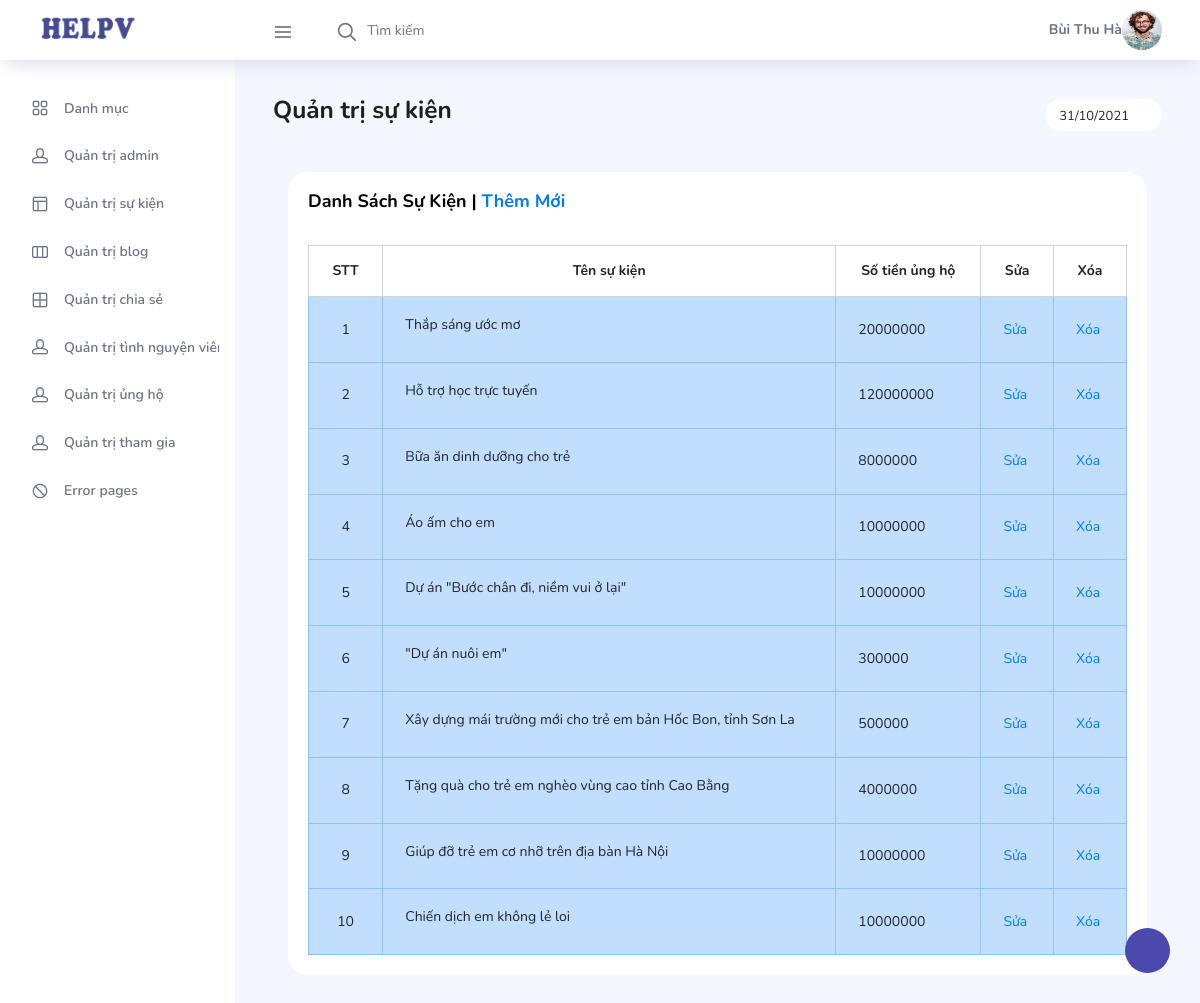
Page /quan_tri_su_kien.php (signed in) on the committed database.
### tables this page shows
CREATE TABLE `tbl_su_kien` (
  `id_su_kien` int(11) NOT NULL,
  `ten` varchar(100) NOT NULL,
  `mo_ta` text NOT NULL,
  `noi_dung` text NOT NULL,
  `ngay_to_chuc` date NOT NULL,
  `dia_diem` varchar(100) NOT NULL,
  `thoi_gian` text NOT NULL,
  `image` text NOT NULL,
  `so_tien_ung_ho` bigint(50) NOT NULL
);

### quan_tri_su_kien.php (the view, shortened to what this page needs)
<?php
$ten=$_SESSION['ten'];
$anh=$_SESSION['anh'];
;?>
<!DOCTYPE html>
<html lang="en">
<head>
  <link rel="stylesheet" href="vendors/feather/feather.css">
  <link rel="stylesheet" href="vendors/ti-icons/css/themify-icons.css">
  <link rel="stylesheet" href="vendors/css/vendor.bundle.base.css">
  <link rel="stylesheet" href="vendors/datatables.net-bs4/dataTables.bootstrap4.css">
  <link rel="stylesheet" href="vendors/ti-icons/css/themify-icons.css">
  <link rel="stylesheet" type="text/css" href="js/select.dataTables.min.css">
  <link rel="stylesheet" href="css/vertical-layout-light/style.css">
</head>
<body>
  <div class="container-scroller">
    <nav class="navbar col-lg-12 col-12 p-0 fixed-top d-flex flex-row">
      <div class="text-center navbar-brand-wrapper d-flex align-items-center justify-content-center">
       <a class="navbar-brand brand-logo mr-5" href="index.php"><img src="images/a.jpg" class="mr-2" alt="logo"/></a>
      </div>
      <div class="navbar-menu-wrapper d-flex align-items-center justify-content-end">
        <button class="navbar-toggler navbar-toggler align-self-center" type="button" data-toggle="minimize">
          <span class="icon-menu"></span>
        </button>
        <ul class="navbar-nav mr-lg-2">
          <li class="nav-item nav-search d-none d-lg-block">
            <div class="input-group">
              <div class="input-group-prepend hover-cursor" id="navbar-search-icon">
                <span class="input-group-text" id="search">
                  <i class="icon-search"></i>
                </span>
              </div>
              <input type="text" class="form-control" id="navbar-search-input" placeholder="Tìm kiếm" aria-label="search" aria-describedby="search">
            </div>
          </li>
        </ul>
        <ul class="navbar-nav navbar-nav-right">
          <li class="nav-item nav-profile dropdown">
          <strong><?php echo $ten ;?></strong>
            <a class="nav-link dropdown-toggle" href="#" data-toggle="dropdown" id="profileDropdown">
              <img src="../<?php echo $anh ;?>" alt="profile"/>
            </a>
          </li>
        </ul>
      </div>
    </nav>
    <div class="container-fluid page-body-wrapper">
      <div class="theme-setting-wrapper">
        <div id="settings-trigger"><i class="ti-settings"></i></div>
      </div>
      <nav class="sidebar sidebar-offcanvas" id="sidebar">
        <ul class="nav">
          <li class="nav-item">
            <a class="nav-link" href="index.php">
              <i class="icon-grid menu-icon"></i>
              <span class="menu-title">Danh mục</span>
            </a>
          </li>
          <li class="nav-item">
            <a class="nav-link" href="quan_tri_admin.php">
              <i class="icon-head menu-icon"></i>
              <span class="menu-title">Quản trị admin</span>
            </a>
          </li>
          <li class="nav-item">
            <a class="nav-link" href="quan_tri_su_kien.php">
              <i class="icon-layout menu-icon"></i>
              <span class="menu-title">Quản trị sự kiện</span>
            </a>
          </li>
          <li class="nav-item">
            <a class="nav-link" href="quan_tri_blog.php">
              <i class="icon-columns menu-icon"></i>
              <span class="menu-title">Quản trị blog</span>
            </a>
          </li>
          <li class="nav-item">
            <a class="nav-link" href="quan_tri_chia_se.php">
              <i class="icon-grid-2 menu-icon"></i>
              <span class="menu-title">Quản trị chia sẻ</span>
            </a>
          </li>
          <li class="nav-item">
            <a class="nav-link" href="quan_tri_tinh_nguyen_vien.php">
              <i class="icon-head menu-icon"></i>
              <span class="menu-title">Quản trị tình nguyện viên</span>
            </a>
          </li>
           <li class="nav-item">
            <a class="nav-link" data-toggle="collapse" href="#auth" aria-expanded="false" aria-controls="auth">
              <i class="icon-head menu-icon"></i>
              <span class="menu-title">Quản trị ủng hộ</span>
              <i class="menu-arrow"></i>
            </a>
          </li>
          <li class="nav-item">
            <a class="nav-link" href="quan_tri_tham_gia.php">
              <i class="icon-head menu-icon"></i>
              <span class="menu-title">Quản trị tham gia</span>
            </a>
          </li>
          <li class="nav-item">
            <a class="nav-link" data-toggle="collapse" href="#error" aria-expanded="false" aria-controls="error">
              <i class="icon-ban menu-icon"></i>
              <span class="menu-title">Error pages</span>
              <i class="menu-arrow"></i>
            </a>
          </li>
        </ul>
      </nav>
      <div class="main-panel">
        <div class="content-wrapper">
          <div class="row">
            <div class="col-md-12 grid-margin">
              <div class="row">
                <div class="col-12 col-xl-8 mb-4 mb-xl-0">
                  <h3 class="font-weight-bold">Quản trị sự kiện</h3>
                </div>
                <div class="col-12 col-xl-4">
                 <div class="justify-content-end d-flex">
                  <div class="dropdown flex-md-grow-1 flex-xl-grow-0">
                    <button class="btn btn-sm btn-light bg-white dropdown-toggle" type="button" id="dropdownMenuDate2">
                     <i class="mdi mdi-calendar"></i><?php echo date("d/m/Y") ;?>
                    </button>
                  </div>
                 </div>
                </div>
              </div>
            </div>
          </div>
          <div class="col-lg-12 stretch-card">
              <div class="card">
                <div class="card-body">
                  <h4 class="card-title">Danh sách sự kiện | <a href="su_kien_them_moi.php">Thêm mới</a></h4>
                  <div class="table-responsive pt-3">
                    <table class="table table-bordered">
                      <thead>
                        <tr>
                          <th style="text-align: center;">
                            STT
                          </th>
                          <th style="text-align: center;">
                            Tên sự kiện
                          </th>
                          <th style="text-align: center;">
                            Số tiền ủng hộ
                          </th>
                          <th style="text-align: center;">Sửa</th>
                          <th style="text-align: center;">Xóa</th>
                        </tr>
                      </thead>
                      <tbody>
                        <?php
                                    include('../config.php');
                                    $sql = "
                                            SELECT *
                                            from tbl_su_kien
                                            order by id_su_kien desc";
                                    $noi_dung_su_kien = mysqli_query($ket_noi, $sql);
                                    $i=0;
                                    while ($row = mysqli_fetch_array($noi_dung_su_kien))
                                        {
                                            $i++;
                                            ;?>
                                        <tr class="table-info">
                                            <td style="text-align: center;"><?php echo $i;?></td>
                                            <td><?php echo $row["ten"] ;?></td>
                                            <td><?php echo $row["so_tien_ung_ho"] ;?></td>
                                            <td><a href="su_kien_sua.php?id=<?php echo $row['id_su_kien'];?>">Sửa</a></td>
                                            <td><a href="su_kien_xoa.php?id=<?php echo $row['id_su_kien'];?>">Xóa</a></td>
                                        </tr>
                                        <?php }
                                        mysqli_close($ket_noi) ;?>
                      </tbody>
                    </table>
                  </div>
                </div>
              </div>
            </div>
          </div>
        </div>
      </div>
    </div>
</body>
</html>

### rows in the picture
tbl_su_kien: ten "Thắp sáng ước mơ", so_tien_ung_ho "20000000"
tbl_su_kien: ten "Hỗ trợ học trực tuyến", so_tien_ung_ho "120000000"
tbl_su_kien: ten "Bữa ăn dinh dưỡng cho trẻ", so_tien_ung_ho "8000000"
tbl_su_kien: ten "Áo ấm cho em", so_tien_ung_ho "10000000"
tbl_su_kien: ten "Dự án \"Bước chân đi, niềm vui ở lại\"", so_tien_ung_ho "10000000"
tbl_su_kien: ten "\"Dự án nuôi em\"", so_tien_ung_ho "300000"
tbl_su_kien: ten "Xây dựng mái trường mới cho trẻ em bản Hốc Bon, tỉnh Sơn La", so_tien_ung_ho "500000"
tbl_su_kien: ten "Tặng quà cho trẻ em nghèo vùng cao tỉnh Cao Bằng", so_tien_ung_ho "4000000"
tbl_su_kien: ten "Giúp đỡ trẻ em cơ nhỡ trên địa bàn Hà Nội", so_tien_ung_ho "10000000"
tbl_su_kien: ten "Chiến dịch em không lẻ loi", so_tien_ung_ho "10000000"

### other values in the picture
$ten "Bùi Thu Hà"
